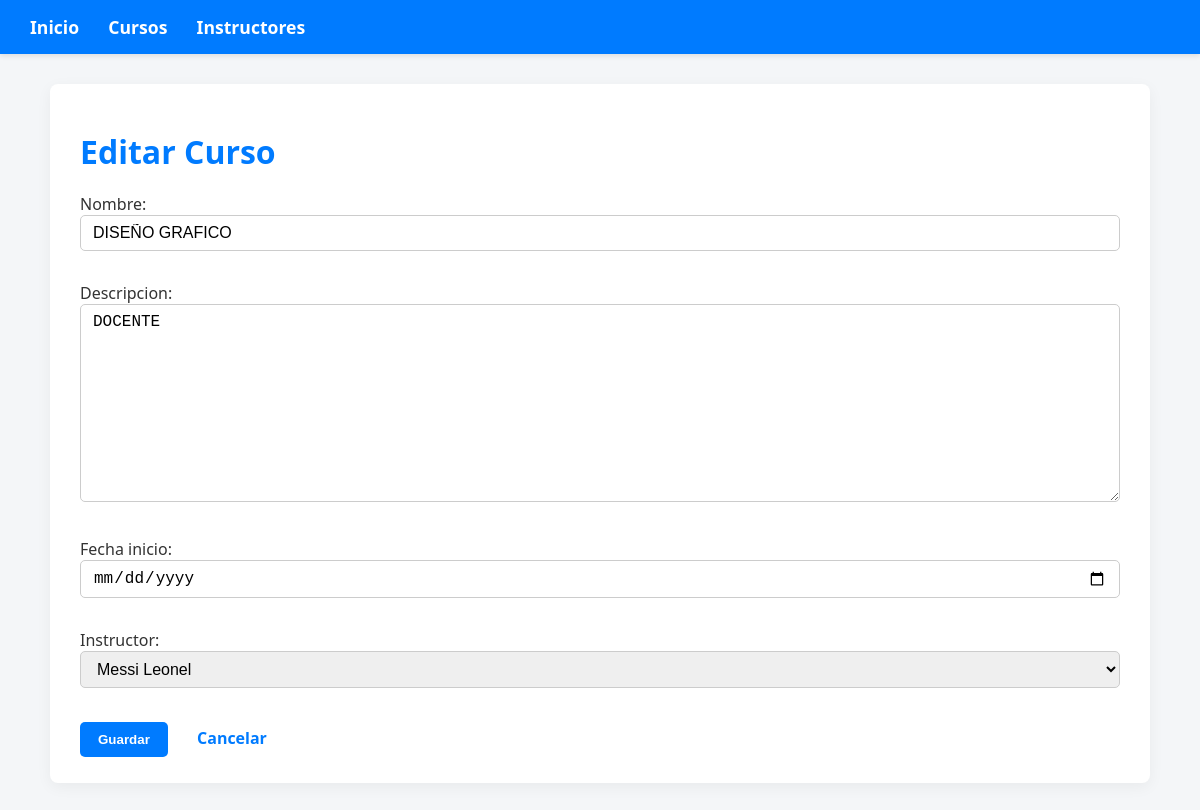
Screenshot of /cursos/curso/editar/2/ with the database file from the repository.
### Aplicaciones/instructore/models.py (models this page shows, shortened)
class Curso(models.Model):
    nombre = models.CharField(max_length=200)
    descripcion = models.TextField()
    fecha_inicio = models.DateField()
    instructor = models.ForeignKey(Instructor, on_delete=models.CASCADE)

class Instructor(models.Model):
    nombre = models.CharField(max_length=100)
    apellido = models.CharField(max_length=100)
    email = models.EmailField(unique=True)
    telefono = models.CharField(max_length=15)
    def __str__(self):
        return f"{self.nombre} {self.apellido}"

### Aplicaciones/instructore/views.py (the view, shortened to what this page needs)
# urls.py: path('curso/editar/<int:pk>/', views.CursoUpdateView.as_view(), name='curso_update'),
class CursoUpdateView(UpdateView):
    model = Curso
    form_class = CursoForm
    template_name = 'curso_form.html'
    success_url = reverse_lazy('curso_list')
    def get_context_data(self, **kwargs):
        context = super().get_context_data(**kwargs)
        context['titulo'] = 'Editar Curso'
        return context

### Aplicaciones/instructore/views.py
class CursoForm(forms.ModelForm):
    class Meta:
        model = Curso
        fields = '__all__'
        widgets = {
            'fecha_inicio': forms.DateInput(attrs={'type': 'date'}),
        }

### Aplicaciones/instructore/templates/curso_form.html (shortened to what this page needs)
{% extends 'plantilla.html' %}
{% block content %}
<h1>{{ titulo }}</h1>
<form method="post" novalidate>
    {{ form.as_p }}
    <div style="margin-top: 15px;">
        <button type="submit" style="background-color: #007bff; color: white; border: none; padding: 10px 18px; border-radius: 5px; cursor: pointer; font-weight: 600; transition: background-color 0.3s ease;">
            Guardar
        </button>
        <a href="{% url 'curso_list' %}" style="margin-left: 15px; color: #007bff; font-weight: 600; text-decoration: none; line-height: 2.4em;">
            Cancelar
        </a>
    </div>
</form>
{% endblock %}

### Aplicaciones/instructore/templates/plantilla.html (style rules this page uses)
* { box-sizing: border-box; }
body { font-family: 'Segoe UI', Tahoma, Geneva, Verdana, sans-serif; background-color: #f4f6f8; margin: 0; padding: 0; color: #333; }
h1 { color: #007bff; margin-bottom: 20px; font-weight: 700; }
form button { background-color: #007bff; color: white; border: none; padding: 10px 18px; border-radius: 5px; cursor: pointer; font-weight: 600; transition: background-color 0.3s ease; margin-right: 10px; }
form a { color: #007bff; text-decoration: none; font-weight: 600; line-height: 2.4em; }
input[type="text"], input[type="email"], input[type="date"], textarea, select { width: 100%; padding: 8px 12px; margin-bottom: 15px; border: 1px solid #ccc; border-radius: 5px; font-size: 1rem; transition: border-color 0.3s ease; }

### rows the page displays
Curso: nombre "DISEÑO GRAFICO", descripcion "DOCENTE", instructor "Messi Leonel"

### other values shown
{{ titulo }} "Editar Curso"
